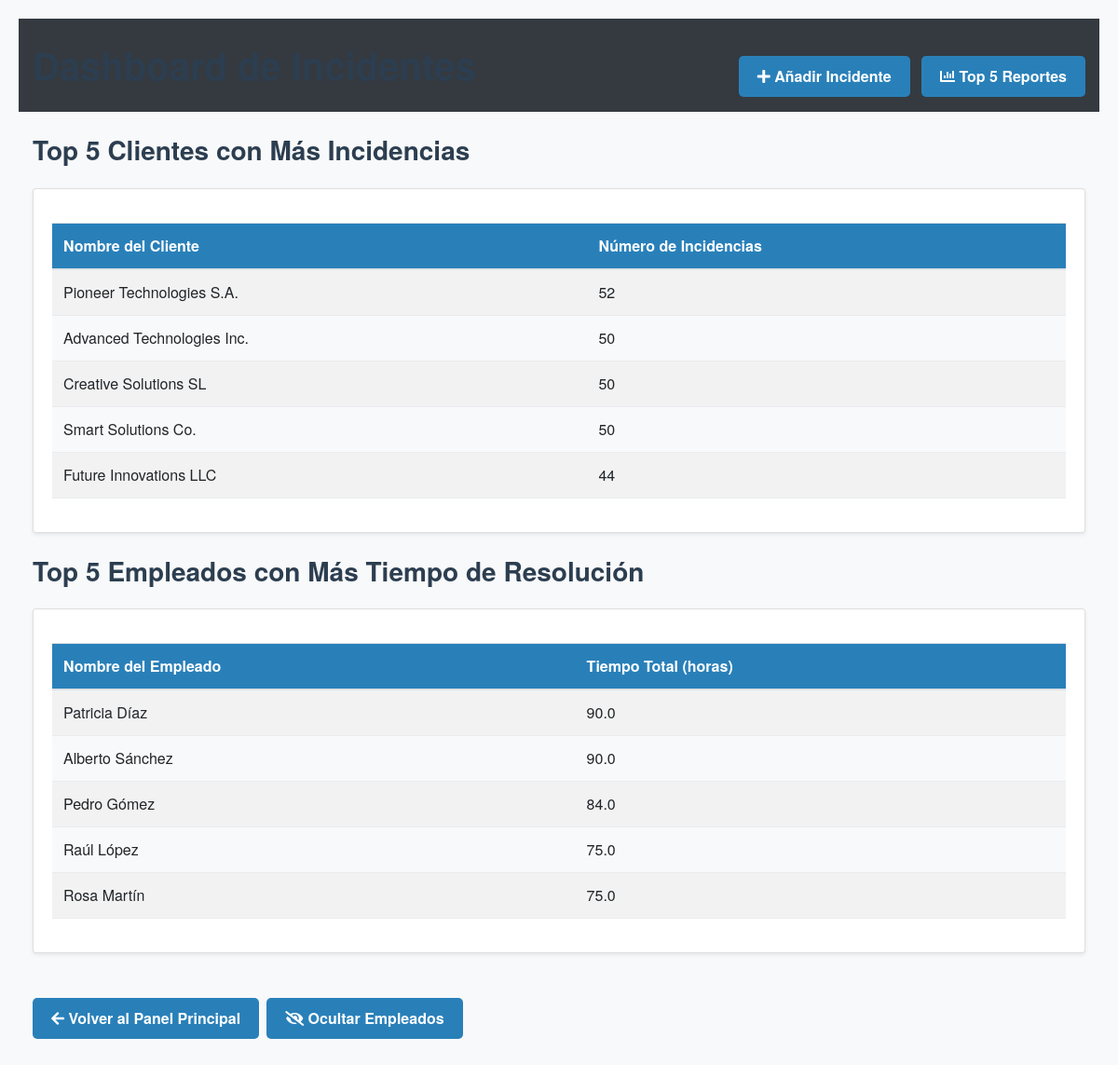
The page /top_reportes/5/si on the database its author committed.
### tables this page shows
CREATE TABLE cliente (
            id_cliente INTEGER PRIMARY KEY,
            nombre TEXT,
            telefono TEXT,
            provincia TEXT
        );

CREATE TABLE empleado (
            id_emp INTEGER PRIMARY KEY,
            nombre TEXT,
            nivel INTEGER,
            fecha_contrato TEXT
        );

### app.py (the view)
@app.route('/top_reportes/<int:x>', defaults={'mostrar_empleados': 'no'})
@app.route('/top_reportes/<int:x>/<mostrar_empleados>')
def top_reportes(x, mostrar_empleados):
    df = get_full_tickets_df()
    client_incidents = df.groupby('id_cliente').size().sort_values(ascending=False).head(x)
    clients_df = get_clientes_df()
    client_dict = dict(zip(clients_df['id_cliente'], clients_df['nombre']))
    client_incidents.index = client_incidents.index.map(lambda x: client_dict.get(x, f"Cliente {x}"))
    top_clientes_list = [
        {'nombre': client_name, 'incidencias': int(count)}
        for client_name, count in client_incidents.items()
    ]
    top_empleados_list = None
    if mostrar_empleados.lower() == 'si':
        employee_times = df.groupby('id_emp')['tiempo'].sum().sort_values(ascending=False).head(x)
        empleados_df = get_empleados_df()
        employee_dict = dict(zip(empleados_df['id_emp'], empleados_df['nombre']))
        employee_times.index = employee_times.index.map(lambda x: employee_dict.get(x, f"Empleado {x}"))
        top_empleados_list = [
            {'nombre': emp_name, 'horas': round(hours, 2)}
            for emp_name, hours in employee_times.items()
        ]
    return render_template('top_reportes.html',
                           top_clientes=top_clientes_list,
                           top_empleados=top_empleados_list,
                           x=x,
                           mostrar_empleados=(mostrar_empleados.lower() == 'si'))

### app.py (called while the page is built)
def get_full_tickets_df():
    conn = sqlite3.connect(DB_NAME)
    query = """
        SELECT
            t.id_ticket,
            t.fecha_apertura,
            t.fecha_cierre,
            t.es_mantenimiento,
            t.satisfaccion_cliente,
            t.id_inci,
            t.id_cliente,
            c.id_emp,
            c.fecha AS fecha_contacto,
            c.tiempo
        FROM incidencia_ticket t
        LEFT JOIN contacto c ON t.id_ticket = c.id_ticket
    """
    df = pd.read_sql_query(query, conn)
    conn.close()
    df['fecha_apertura'] = pd.to_datetime(df['fecha_apertura'])
    df['fecha_cierre']   = pd.to_datetime(df['fecha_cierre'])
    df['fecha_contacto'] = pd.to_datetime(df['fecha_contacto'], errors='coerce')
    df['duracion'] = (df['fecha_cierre'] - df['fecha_apertura']).dt.days
    df['tiempo'] = df['tiempo'].fillna(0).astype(float)
    return df

def get_empleados_df():
    conn = sqlite3.connect(DB_NAME)
    df = pd.read_sql_query("SELECT id_emp, nombre, nivel FROM empleado", conn)
    conn.close()
    return df

def get_clientes_df():
    conn = sqlite3.connect(DB_NAME)
    df = pd.read_sql_query("SELECT id_cliente, nombre FROM cliente", conn)
    conn.close()
    return df

### templates/top_reportes.html (shortened to what this page needs)
<!DOCTYPE html>
<html lang="es">
<head>
    <link rel="stylesheet" href="https://stackpath.bootstrapcdn.com/bootstrap/4.5.2/css/bootstrap.min.css">
    <link rel="stylesheet" href="https://cdnjs.cloudflare.com/ajax/libs/font-awesome/5.15.4/css/all.min.css">
    <link rel="stylesheet" href="{{ url_for('static', filename='css/styles.css') }}">
</head>
<body>
    <header class="bg-dark text-white py-3">
        <div class="container-fluid">
            <div class="d-flex justify-content-between align-items-center">
                <h1 class="mb-0">Dashboard de Incidentes</h1>
                <div>
                    <a href="{{ url_for('add_incidente') }}" class="btn btn-primary mr-2">
                        <i class="fas fa-plus"></i> Añadir Incidente
                    </a>
                    <a href="{{ url_for('top_reportes', x=5) }}" class="btn btn-info">
                        <i class="fas fa-chart-bar"></i> Top 5 Reportes
                    </a>
                </div>
            </div>
        </div>
    </header>
    <main class="container-fluid py-4">
        <h2 class="display-5 mb-4">Top {{ x }} Clientes con Más Incidencias</h2>
        <div class="card shadow-sm mb-4">
            <div class="card-body">
                <table class="table table-striped">
                    <thead>
                        <tr>
                            <th>Nombre del Cliente</th>
                            <th>Número de Incidencias</th>
                        </tr>
                    </thead>
                    <tbody>
                        {% for cliente in top_clientes %}
                        <tr>
                            <td>{{ cliente.nombre }}</td>
                            <td>{{ cliente.incidencias }}</td>
                        </tr>
                        {% endfor %}
                    </tbody>
                </table>
            </div>
        </div>
        {% if mostrar_empleados and top_empleados %}
        <h2 class="display-5 mb-4">Top {{ x }} Empleados con Más Tiempo de Resolución</h2>
        <div class="card shadow-sm mb-4">
            <div class="card-body">
                <table class="table table-striped">
                    <thead>
                        <tr>
                            <th>Nombre del Empleado</th>
                            <th>Tiempo Total (horas)</th>
                        </tr>
                    </thead>
                    <tbody>
                        {% for empleado in top_empleados %}
                        <tr>
                            <td>{{ empleado.nombre }}</td>
                            <td>{{ empleado.horas }}</td>
                        </tr>
                        {% endfor %}
                    </tbody>
                </table>
            </div>
        </div>
        {% endif %}
        <div class="d-flex justify-content-start">
            <a href="{{ url_for('index') }}" class="btn btn-primary mr-2">
                <i class="fas fa-arrow-left"></i> Volver al Panel Principal
            </a>
            <a href="{{ url_for('top_reportes', x=x, mostrar_empleados='si' if not mostrar_empleados else 'no') }}" class="btn btn-info">
                <i class="fas fa-{{ 'eye' if not mostrar_empleados else 'eye-slash' }}"></i>
                {{ "Mostrar Empleados" if not mostrar_empleados else "Ocultar Empleados" }}
            </a>
        </div>
    </main>
</body>
</html>

### static/css/styles.css (style rules this page uses)
body { font-family: 'Helvetica Neue', Helvetica, Arial, sans-serif; background-color: #f8f9fa; color: #343a40; margin: 0; padding: 20px; }
h1, h2, h3 { color: #2c3e50; margin-bottom: 1rem; }
h1 { font-size: 2.5rem; font-weight: 700; }
h2 { font-size: 1.75rem; font-weight: 600; }
button, .btn { margin-top: 1.5rem; padding: 10px 20px; background-color: #2980b9; color: white; border: none; border-radius: 5px; font-weight: 700; cursor: pointer; transition: background-color 0.3s ease; font-size: 1rem; }
table { width: 100%; border-collapse: collapse; margin-top: 1rem; font-size: 1rem; }
th, td { padding: 12px 15px; border-bottom: 1px solid #e9ecef; text-align: left; }
thead th { background-color: #2980b9; color: white; font-weight: 700; }
tbody tr:nth-child(even) { background-color: #f8f9fa; }
a { color: #2980b9; text-decoration: none; font-weight: 600; }

### rows shown on the page
cliente: nombre "Pioneer Technologies S.A.", incidencias "52"
cliente: nombre "Advanced Technologies Inc.", incidencias "50"
cliente: nombre "Creative Solutions SL", incidencias "50"
cliente: nombre "Smart Solutions Co.", incidencias "50"
cliente: nombre "Future Innovations LLC", incidencias "44"
empleado: nombre "Patricia Díaz", horas "90.0"
empleado: nombre "Alberto Sánchez", horas "90.0"
empleado: nombre "Pedro Gómez", horas "84.0"
empleado: nombre "Raúl López", horas "75.0"
empleado: nombre "Rosa Martín", horas "75.0"

### other values the page prints
{{ x }} "5"
{{ "Mostrar Empleados" if not mostrar_empleados else "Ocultar Empleados" }} "Ocultar Empleados"
